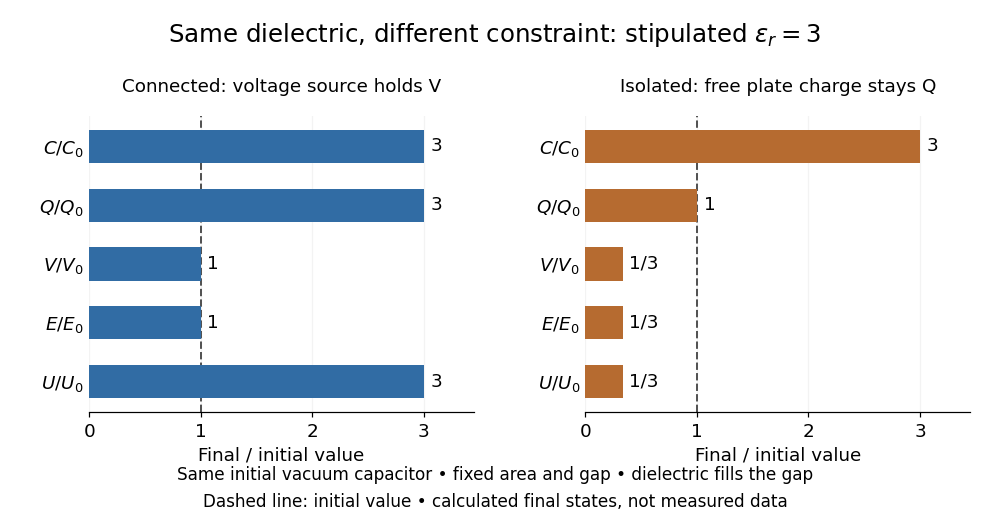

This figure's Python source:
"""Compare capacitor constraints in a stipulated epsilon_r=3 model.

Python 3.14; matplotlib 3.10.7 and numpy 2.3.5. Run from _media.
All ratios follow Q=CV, E=V/d and U=CV**2/2, not measured data.
"""

from pathlib import Path

import matplotlib.pyplot as plt
import numpy as np


def main():
    plt.rcParams.update({"font.size": 12, "font.family": "DejaVu Sans"})
    relative_permittivity = 3.0
    fixed_voltage = [relative_permittivity, relative_permittivity, 1, 1, relative_permittivity]
    fixed_charge = [relative_permittivity, 1, 1 / relative_permittivity,
                    1 / relative_permittivity, 1 / relative_permittivity]
    labels = [r"$C/C_0$", r"$Q/Q_0$", r"$V/V_0$", r"$E/E_0$", r"$U/U_0$"]
    fig, axes = plt.subplots(1, 2, figsize=(9, 4.8), dpi=110, sharex=True, sharey=True)
    fig.patch.set_facecolor("white")
    fig.suptitle(r"Same dielectric, different constraint: stipulated $\epsilon_r=3$", fontsize=16, y=0.96)
    positions = np.arange(len(labels))
    for ax, ratios, title, color in zip(
        axes, (fixed_voltage, fixed_charge),
        ("Connected: voltage source holds V", "Isolated: free plate charge stays Q"),
        ("#316ca4", "#b66b30"), strict=True,
    ):
        ax.set_facecolor("white")
        ax.barh(positions, ratios, height=0.56, color=color, zorder=3)
        ax.axvline(1, color="#525252", linestyle="--", linewidth=1.3, zorder=2)
        for y, ratio in zip(positions, ratios, strict=True):
            ax.text(ratio + 0.06, y, "1/3" if ratio < 1 else f"{ratio:g}", va="center", fontsize=12)
        ax.set_yticks(positions, labels)
        ax.tick_params(axis="y", labelleft=True, length=0)
        ax.set(xlim=(0, 3.45), xticks=(0, 1, 2, 3), xlabel="Final / initial value")
        ax.set_title(title, fontsize=12, pad=16)
        ax.grid(axis="x", alpha=0.15, zorder=0)
        for spine in ("top", "right", "left"):
            ax.spines[spine].set_visible(False)
    axes[0].invert_yaxis()
    fig.text(0.5, 0.09, "Same initial vacuum capacitor • fixed area and gap • dielectric fills the gap",
             ha="center", fontsize=11)
    fig.text(0.5, 0.04, "Dashed line: initial value • calculated final states, not measured data", ha="center", fontsize=11)
    fig.subplots_adjust(top=0.78, bottom=0.22, left=0.09, right=0.98, wspace=0.29)
    fig.savefig(Path(__file__).stem + ".png", facecolor="white", transparent=False)
    plt.close(fig)


if __name__ == "__main__":
    main()
